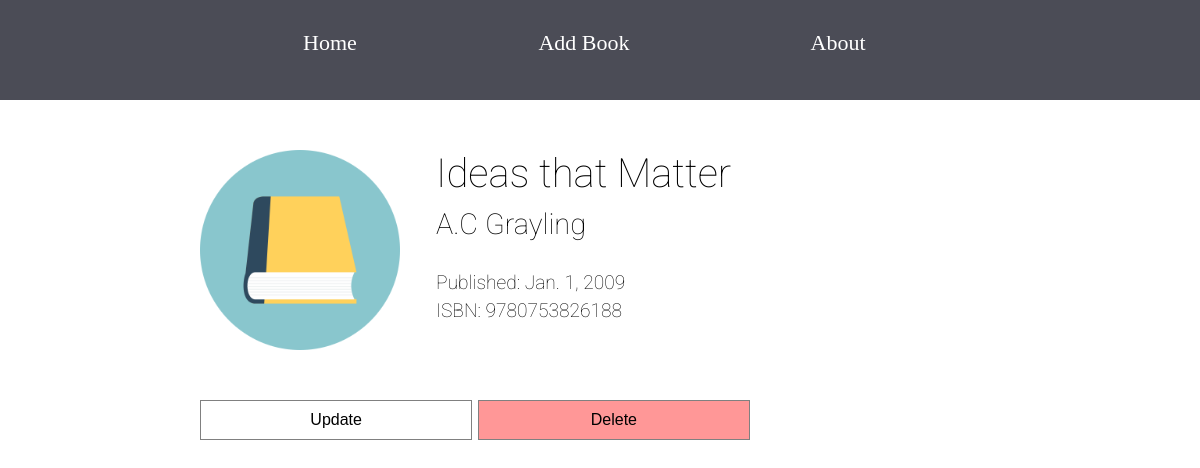
Screenshot of /details/19/ with the database file from the repository.
### books/models.py (models this page shows, shortened)
class Book(models.Model):
    GENRE_LIST = [
        ('FA', 'Fantasy'),
        ('SF', 'Science Fiction'),
        ('TH', 'Thriller'),
        ('MY', 'Mystery'),
        ('DY', 'Dystopia'),
        ('SS', 'Short Story'),
        ('SU', 'Surrealism'),
        ('SC', 'Science'),
        ('EC', 'Economics'),
        ('MA', 'Maths'),
        ('HI', 'History'),
        ('PH', 'Philosophy'),
        ('FI', 'Finance'),
        ('OT', 'Other'),
        ]
    BOOK_TYPES = [
        ('FI', "Fiction"),
        ('NF', "Non-Fiction"),
    ]
    book_title = models.CharField("Book Title", max_length = 200)
    author = models.CharField(max_length=200)
    publication_date = models.DateField("Publication Date", null=True, blank=True)
    isbn = models.PositiveIntegerField("ISBN", null=True, blank=True, unique=True)
    cost = models.DecimalField(null=True, blank=True, decimal_places=2, max_digits=6)
    added_date = models.DateField(null=True, blank=True)
    borrowed_to = models.CharField(max_length=200, null=True, blank=True)
    genre = models.CharField(max_length=20, choices=GENRE_LIST)
    book_type = models.CharField("Fiction or Non-Fiction", max_length=40, choices=BOOK_TYPES)

### books/views.py (the view)
# urls.py: path('details/<pk>/', views.BookDetailView.as_view(), name='book_details'),
class BookDetailView(DetailView):
    context_object_name = 'book_detail'
    model = models.Book
    template_name = 'books/book_details.html'

### templates/books/book_details.html
{% extends 'books/base.html' %}
{% block body_block %}
<div class="container">
    <div class="book-detail">
        <div class="book-sect book-image">
        </div>
        <div class="book-sect book-info">
            <h1>{{ book_detail.book_title }}</h1>
            <h2>{{ book_detail.author }}</h2>
            <h3>Published: {{ book_detail.publication_date }}</h3>
            <h3>ISBN: {{ book_detail.isbn }}</h3>
        </div>
    </div>
    <div class="button-container">
        <a href="{% url 'book_app:book_update' pk=book_detail.pk %}">
            <button class="button-medium">Update</button>
        </a>
        <a href="{% url 'book_app:book_delete' pk=book_detail.pk %}">
                <button class="button-medium button-danger">Delete</button>
            </a>
    </div>
</div>
{% endblock %}

### static/css/base.css (style rules this page uses)
* { margin: 0; padding: 0; box-sizing: border-box; }
html { font-size: 16px; }
.container { margin: 40px 200px; }
.book-detail { width: 100%; margin-top: 50px; }
.book-sect { display: inline-block; vertical-align: top; font-family: 'Roboto', sans-serif; }
.book-detail .book-image { background-image: url(../images/book_image.png); background-repeat: no-repeat; background-position: top; background-size: contain; height: 250px; width: 200px; margin-right: 4%; }
.book-detail .book-info { width: 500px; }
.book-detail .book-info h1 { font-size: 2.5rem; padding-bottom: 10px; font-weight: lighter; }
.book-detail .book-info h2 { font-size: 1.8rem; padding-bottom: 30px; font-weight: lighter; }
.book-detail .book-info h3 { font-size: 1.2rem; padding-bottom: 5px; font-weight: lighter; }
.button-container { display: inline-flex; width: 550px; justify-content: space-between; }
.button-container a, .delete-form { width: 49.5%; }
.button-medium { border: 1px solid grey; background-color: white; color: black; padding: 10px 32px; font-size: 1rem; width: 100%; }
.button-danger { background-color: rgb(255, 151, 151); }

### rows the page displays
Book: book_title "Ideas that Matter", author "A.C Grayling", publication_date "Jan. 1, 2009", isbn "9780753826188"
